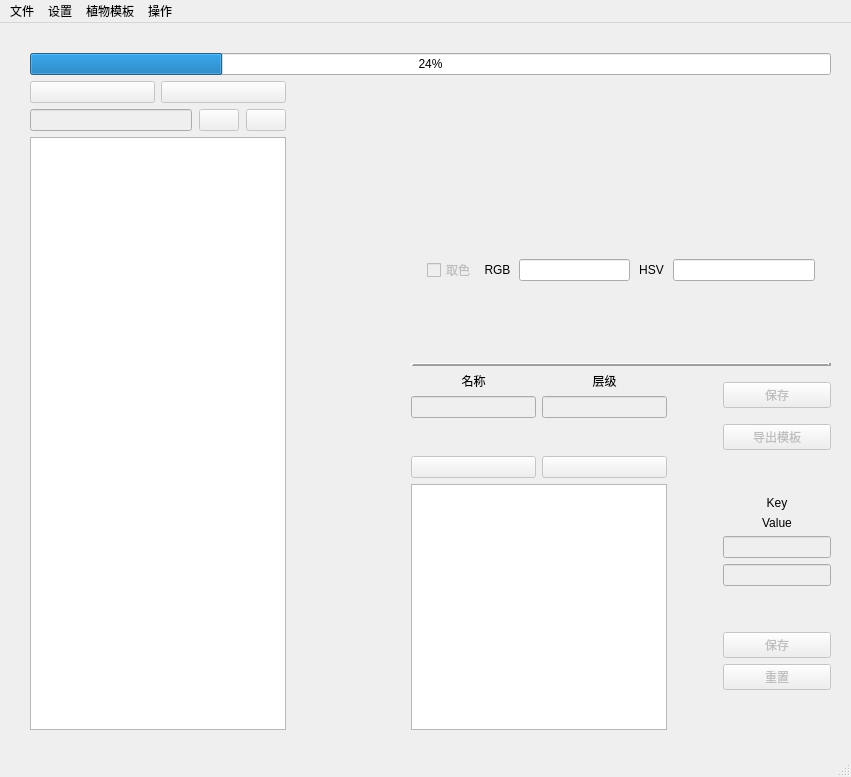
<?xml version="1.0" encoding="UTF-8"?>
<ui version="4.0">
 <class>MainWindow</class>
 <widget class="QMainWindow" name="MainWindow">
  <property name="enabled">
   <bool>true</bool>
  </property>
  <property name="geometry">
   <rect>
    <x>0</x>
    <y>0</y>
    <width>851</width>
    <height>777</height>
   </rect>
  </property>
  <property name="windowTitle">
   <string>TagManager</string>
  </property>
  <property name="windowIcon">
   <iconset resource="assets.qrc">
    <normaloff>:/icons/tags.png</normaloff>:/icons/tags.png</iconset>
  </property>
  <widget class="QWidget" name="centralwidget">
   <widget class="QWidget" name="verticalLayoutWidget">
    <property name="geometry">
     <rect>
      <x>30</x>
      <y>30</y>
      <width>801</width>
      <height>677</height>
     </rect>
    </property>
    <layout class="QVBoxLayout" name="verticalLayout">
     <item>
      <widget class="QProgressBar" name="progressBar">
       <property name="value">
        <number>24</number>
       </property>
      </widget>
     </item>
     <item>
      <layout class="QHBoxLayout" name="horizontalLayout_5">
       <item>
        <layout class="QVBoxLayout" name="verticalLayout_2">
         <item>
          <layout class="QHBoxLayout" name="horizontalLayout_2">
           <item>
            <widget class="QPushButton" name="addAsset">
             <property name="enabled">
              <bool>false</bool>
             </property>
             <property name="text">
              <string/>
             </property>
             <property name="icon">
              <iconset resource="assets.qrc">
               <normaloff>:/icons/plus</normaloff>:/icons/plus</iconset>
             </property>
            </widget>
           </item>
           <item>
            <widget class="QPushButton" name="deletAsset">
             <property name="enabled">
              <bool>false</bool>
             </property>
             <property name="text">
              <string/>
             </property>
             <property name="icon">
              <iconset resource="assets.qrc">
               <normaloff>:/icons/cross</normaloff>:/icons/cross</iconset>
             </property>
            </widget>
           </item>
          </layout>
         </item>
         <item>
          <layout class="QHBoxLayout" name="horizontalLayout" stretch="3,1">
           <property name="spacing">
            <number>7</number>
           </property>
           <item>
            <widget class="QLineEdit" name="searchName">
             <property name="enabled">
              <bool>false</bool>
             </property>
            </widget>
           </item>
           <item>
            <layout class="QHBoxLayout" name="horizontalLayout_4">
             <item>
              <widget class="QPushButton" name="searchPlant">
               <property name="enabled">
                <bool>false</bool>
               </property>
               <property name="text">
                <string/>
               </property>
               <property name="icon">
                <iconset resource="assets.qrc">
                 <normaloff>:/icons/search.png</normaloff>:/icons/search.png</iconset>
               </property>
              </widget>
             </item>
             <item>
              <widget class="QPushButton" name="resetSearch">
               <property name="enabled">
                <bool>false</bool>
               </property>
               <property name="icon">
                <iconset resource="assets.qrc">
                 <normaloff>:/icons/reset.png</normaloff>:/icons/reset.png</iconset>
               </property>
              </widget>
             </item>
            </layout>
           </item>
          </layout>
         </item>
         <item>
          <widget class="QListWidget" name="nameList"/>
         </item>
        </layout>
       </item>
       <item>
        <spacer name="horizontalSpacer_3">
         <property name="orientation">
          <enum>Qt::Horizontal</enum>
         </property>
         <property name="sizeHint" stdset="0">
          <size>
           <width>40</width>
           <height>20</height>
          </size>
         </property>
        </spacer>
       </item>
       <item>
        <layout class="QVBoxLayout" name="verticalLayout_6">
         <item>
          <layout class="QVBoxLayout" name="verticalLayout_7">
           <item>
            <spacer name="verticalSpacer_5">
             <property name="orientation">
              <enum>Qt::Vertical</enum>
             </property>
             <property name="sizeHint" stdset="0">
              <size>
               <width>20</width>
               <height>40</height>
              </size>
             </property>
            </spacer>
           </item>
           <item>
            <layout class="QHBoxLayout" name="horizontalLayout_6">
             <item>
              <spacer name="horizontalSpacer">
               <property name="orientation">
                <enum>Qt::Horizontal</enum>
               </property>
               <property name="sizeHint" stdset="0">
                <size>
                 <width>40</width>
                 <height>20</height>
                </size>
               </property>
              </spacer>
             </item>
             <item>
              <widget class="QLabel" name="imgLabel">
               <property name="text">
                <string/>
               </property>
               <property name="pixmap">
                <pixmap resource="assets.qrc">:/Image/blackScreen.png</pixmap>
               </property>
              </widget>
             </item>
             <item>
              <spacer name="horizontalSpacer_2">
               <property name="orientation">
                <enum>Qt::Horizontal</enum>
               </property>
               <property name="sizeHint" stdset="0">
                <size>
                 <width>40</width>
                 <height>20</height>
                </size>
               </property>
              </spacer>
             </item>
            </layout>
           </item>
           <item>
            <spacer name="verticalSpacer_4">
             <property name="orientation">
              <enum>Qt::Vertical</enum>
             </property>
             <property name="sizeHint" stdset="0">
              <size>
               <width>20</width>
               <height>40</height>
              </size>
             </property>
            </spacer>
           </item>
           <item>
            <layout class="QHBoxLayout" name="horizontalLayout_10" stretch="1,2,2,7,2,9,1">
             <item>
              <spacer name="horizontalSpacer_7">
               <property name="orientation">
                <enum>Qt::Horizontal</enum>
               </property>
               <property name="sizeHint" stdset="0">
                <size>
                 <width>40</width>
                 <height>20</height>
                </size>
               </property>
              </spacer>
             </item>
             <item>
              <widget class="QCheckBox" name="chooseColor">
               <property name="enabled">
                <bool>false</bool>
               </property>
               <property name="text">
                <string>取色</string>
               </property>
              </widget>
             </item>
             <item>
              <widget class="QLabel" name="label_3">
               <property name="text">
                <string>RGB</string>
               </property>
               <property name="alignment">
                <set>Qt::AlignCenter</set>
               </property>
              </widget>
             </item>
             <item>
              <widget class="QLineEdit" name="RGB_text">
               <property name="readOnly">
                <bool>true</bool>
               </property>
              </widget>
             </item>
             <item>
              <widget class="QLabel" name="label_4">
               <property name="text">
                <string>HSV</string>
               </property>
               <property name="alignment">
                <set>Qt::AlignCenter</set>
               </property>
              </widget>
             </item>
             <item>
              <widget class="QLineEdit" name="HSV_text">
               <property name="readOnly">
                <bool>true</bool>
               </property>
              </widget>
             </item>
             <item>
              <spacer name="horizontalSpacer_6">
               <property name="orientation">
                <enum>Qt::Horizontal</enum>
               </property>
               <property name="sizeHint" stdset="0">
                <size>
                 <width>40</width>
                 <height>20</height>
                </size>
               </property>
              </spacer>
             </item>
            </layout>
           </item>
           <item>
            <layout class="QHBoxLayout" name="horizontalLayout_9"/>
           </item>
           <item>
            <spacer name="verticalSpacer_6">
             <property name="orientation">
              <enum>Qt::Vertical</enum>
             </property>
             <property name="sizeHint" stdset="0">
              <size>
               <width>20</width>
               <height>40</height>
              </size>
             </property>
            </spacer>
           </item>
           <item>
            <widget class="Line" name="line">
             <property name="frameShadow">
              <enum>QFrame::Raised</enum>
             </property>
             <property name="lineWidth">
              <number>3</number>
             </property>
             <property name="orientation">
              <enum>Qt::Horizontal</enum>
             </property>
            </widget>
           </item>
           <item>
            <layout class="QGridLayout" name="gridLayout">
             <item row="0" column="0">
              <layout class="QGridLayout" name="gridLayout_2">
               <item row="0" column="1">
                <widget class="QLabel" name="label_2">
                 <property name="text">
                  <string>层级</string>
                 </property>
                 <property name="alignment">
                  <set>Qt::AlignCenter</set>
                 </property>
                </widget>
               </item>
               <item row="1" column="0">
                <widget class="QLineEdit" name="NameText">
                 <property name="enabled">
                  <bool>false</bool>
                 </property>
                 <property name="readOnly">
                  <bool>true</bool>
                 </property>
                </widget>
               </item>
               <item row="1" column="1">
                <widget class="QLineEdit" name="hierarchyText">
                 <property name="enabled">
                  <bool>false</bool>
                 </property>
                </widget>
               </item>
               <item row="0" column="0">
                <widget class="QLabel" name="label">
                 <property name="text">
                  <string>名称</string>
                 </property>
                 <property name="alignment">
                  <set>Qt::AlignCenter</set>
                 </property>
                </widget>
               </item>
              </layout>
             </item>
             <item row="2" column="2">
              <spacer name="horizontalSpacer_4">
               <property name="orientation">
                <enum>Qt::Horizontal</enum>
               </property>
               <property name="sizeHint" stdset="0">
                <size>
                 <width>40</width>
                 <height>20</height>
                </size>
               </property>
              </spacer>
             </item>
             <item row="0" column="3">
              <widget class="QPushButton" name="saveName">
               <property name="enabled">
                <bool>false</bool>
               </property>
               <property name="text">
                <string>保存</string>
               </property>
              </widget>
             </item>
             <item row="2" column="3">
              <layout class="QVBoxLayout" name="verticalLayout_4">
               <item>
                <spacer name="verticalSpacer_3">
                 <property name="orientation">
                  <enum>Qt::Vertical</enum>
                 </property>
                 <property name="sizeHint" stdset="0">
                  <size>
                   <width>20</width>
                   <height>40</height>
                  </size>
                 </property>
                </spacer>
               </item>
               <item>
                <widget class="QLabel" name="KeyLabel">
                 <property name="text">
                  <string>Key</string>
                 </property>
                 <property name="alignment">
                  <set>Qt::AlignCenter</set>
                 </property>
                </widget>
               </item>
               <item>
                <widget class="QLabel" name="ValueLabel">
                 <property name="text">
                  <string>Value</string>
                 </property>
                 <property name="alignment">
                  <set>Qt::AlignCenter</set>
                 </property>
                </widget>
               </item>
               <item>
                <widget class="QLineEdit" name="KeyText">
                 <property name="enabled">
                  <bool>false</bool>
                 </property>
                </widget>
               </item>
               <item>
                <widget class="QLineEdit" name="valueText">
                 <property name="enabled">
                  <bool>false</bool>
                 </property>
                </widget>
               </item>
               <item>
                <spacer name="verticalSpacer">
                 <property name="orientation">
                  <enum>Qt::Vertical</enum>
                 </property>
                 <property name="sizeHint" stdset="0">
                  <size>
                   <width>20</width>
                   <height>40</height>
                  </size>
                 </property>
                </spacer>
               </item>
               <item>
                <widget class="QPushButton" name="saveTags">
                 <property name="enabled">
                  <bool>false</bool>
                 </property>
                 <property name="text">
                  <string>保存</string>
                 </property>
                 <property name="checkable">
                  <bool>false</bool>
                 </property>
                </widget>
               </item>
               <item>
                <widget class="QPushButton" name="resetTags">
                 <property name="enabled">
                  <bool>false</bool>
                 </property>
                 <property name="text">
                  <string>重置</string>
                 </property>
                </widget>
               </item>
               <item>
                <spacer name="verticalSpacer_2">
                 <property name="orientation">
                  <enum>Qt::Vertical</enum>
                 </property>
                 <property name="sizeHint" stdset="0">
                  <size>
                   <width>20</width>
                   <height>40</height>
                  </size>
                 </property>
                </spacer>
               </item>
              </layout>
             </item>
             <item row="2" column="0">
              <layout class="QVBoxLayout" name="verticalLayout_3">
               <item>
                <layout class="QHBoxLayout" name="horizontalLayout_3">
                 <item>
                  <widget class="QPushButton" name="addTag">
                   <property name="enabled">
                    <bool>false</bool>
                   </property>
                   <property name="text">
                    <string/>
                   </property>
                   <property name="icon">
                    <iconset resource="assets.qrc">
                     <normaloff>:/icons/plus</normaloff>:/icons/plus</iconset>
                   </property>
                  </widget>
                 </item>
                 <item>
                  <widget class="QPushButton" name="deleteTag">
                   <property name="enabled">
                    <bool>false</bool>
                   </property>
                   <property name="text">
                    <string/>
                   </property>
                   <property name="icon">
                    <iconset resource="assets.qrc">
                     <normaloff>:/icons/cross</normaloff>:/icons/cross</iconset>
                   </property>
                  </widget>
                 </item>
                </layout>
               </item>
               <item>
                <widget class="QListWidget" name="tagList"/>
               </item>
              </layout>
             </item>
             <item row="1" column="3">
              <widget class="QPushButton" name="exportPlant">
               <property name="enabled">
                <bool>false</bool>
               </property>
               <property name="text">
                <string>导出模板</string>
               </property>
               <property name="checkable">
                <bool>false</bool>
               </property>
              </widget>
             </item>
            </layout>
           </item>
          </layout>
         </item>
        </layout>
       </item>
      </layout>
     </item>
    </layout>
   </widget>
  </widget>
  <widget class="QMenuBar" name="menubar">
   <property name="geometry">
    <rect>
     <x>0</x>
     <y>0</y>
     <width>851</width>
     <height>26</height>
    </rect>
   </property>
   <widget class="QMenu" name="menu">
    <property name="title">
     <string>文件</string>
    </property>
    <addaction name="separator"/>
    <addaction name="newFile"/>
    <addaction name="openFile"/>
   </widget>
   <widget class="QMenu" name="menu_2">
    <property name="title">
     <string>设置</string>
    </property>
    <addaction name="setDBDir"/>
    <addaction name="setAssetDir"/>
   </widget>
   <widget class="QMenu" name="menu_3">
    <property name="title">
     <string>植物模板</string>
    </property>
    <addaction name="separator"/>
    <addaction name="setPlantFormwork"/>
    <addaction name="checkPlantFormwork"/>
    <addaction name="resetPlantFormwork_2"/>
   </widget>
   <widget class="QMenu" name="menu_4">
    <property name="title">
     <string>操作</string>
    </property>
    <addaction name="importPic"/>
   </widget>
   <addaction name="menu"/>
   <addaction name="menu_2"/>
   <addaction name="menu_3"/>
   <addaction name="menu_4"/>
  </widget>
  <widget class="QStatusBar" name="statusbar"/>
  <action name="newFile">
   <property name="text">
    <string>新建</string>
   </property>
  </action>
  <action name="openFile">
   <property name="text">
    <string>打开</string>
   </property>
  </action>
  <action name="setDBDir">
   <property name="text">
    <string>数据路径</string>
   </property>
  </action>
  <action name="setAssetDir">
   <property name="enabled">
    <bool>false</bool>
   </property>
   <property name="text">
    <string>资源路径</string>
   </property>
  </action>
  <action name="setPlantFormwork">
   <property name="text">
    <string>设置模板</string>
   </property>
  </action>
  <action name="checkPlantFormwork">
   <property name="text">
    <string>当前模板</string>
   </property>
  </action>
  <action name="resetPlantFormwork_2">
   <property name="text">
    <string>重置模板</string>
   </property>
  </action>
  <action name="importPic">
   <property name="enabled">
    <bool>false</bool>
   </property>
   <property name="text">
    <string>批量导入图片
</string>
   </property>
  </action>
  <action name="getH">
   <property name="text">
    <string>色相</string>
   </property>
  </action>
  <action name="getS">
   <property name="text">
    <string>亮度</string>
   </property>
  </action>
  <action name="getV">
   <property name="text">
    <string>饱和度</string>
   </property>
  </action>
 </widget>
 <resources>
  <include location="assets.qrc"/>
 </resources>
 <connections/>
</ui>
